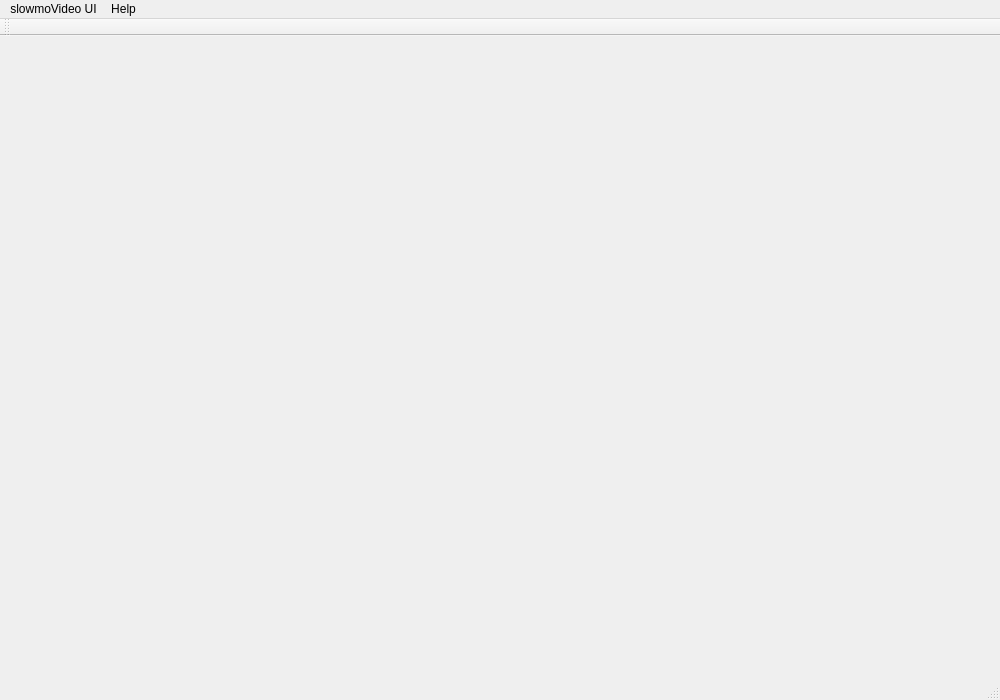
<?xml version="1.0" encoding="UTF-8"?>
<ui version="4.0">
 <class>MainWindow</class>
 <widget class="QMainWindow" name="MainWindow">
  <property name="geometry">
   <rect>
    <x>0</x>
    <y>0</y>
    <width>1000</width>
    <height>700</height>
   </rect>
  </property>
  <property name="windowTitle">
   <string>slowmoVideo UI</string>
  </property>
  <widget class="QWidget" name="centralWidget"/>
  <widget class="QMenuBar" name="menuBar">
   <property name="geometry">
    <rect>
     <x>0</x>
     <y>0</y>
     <width>1000</width>
     <height>23</height>
    </rect>
   </property>
   <widget class="QMenu" name="menuSlowmoVideo_UI">
    <property name="title">
     <string>slowmoVideo UI</string>
    </property>
    <addaction name="actionOpen"/>
    <addaction name="actionSave"/>
    <addaction name="actionSave_as"/>
    <addaction name="actionRender"/>
    <addaction name="separator"/>
    <addaction name="actionPreferences"/>
   </widget>
   <widget class="QMenu" name="menuHelp">
    <property name="title">
     <string>Help</string>
    </property>
    <addaction name="actionAbout"/>
    <addaction name="actionShortcuts"/>
   </widget>
   <addaction name="menuSlowmoVideo_UI"/>
   <addaction name="menuHelp"/>
  </widget>
  <widget class="QToolBar" name="mainToolBar">
   <attribute name="toolBarArea">
    <enum>TopToolBarArea</enum>
   </attribute>
   <attribute name="toolBarBreak">
    <bool>false</bool>
   </attribute>
  </widget>
  <widget class="QStatusBar" name="statusBar"/>
  <action name="actionRender">
   <property name="text">
    <string>Render</string>
   </property>
  </action>
  <action name="actionPreferences">
   <property name="text">
    <string>Preferences</string>
   </property>
  </action>
  <action name="actionSave">
   <property name="text">
    <string>Save</string>
   </property>
  </action>
  <action name="actionSave_as">
   <property name="text">
    <string>Save as …</string>
   </property>
  </action>
  <action name="actionOpen">
   <property name="text">
    <string>Open</string>
   </property>
  </action>
  <action name="actionShortcuts">
   <property name="text">
    <string>Shortcuts</string>
   </property>
  </action>
  <action name="actionAbout">
   <property name="text">
    <string>About</string>
   </property>
  </action>
 </widget>
 <layoutdefault spacing="6" margin="11"/>
 <resources/>
 <connections/>
</ui>
